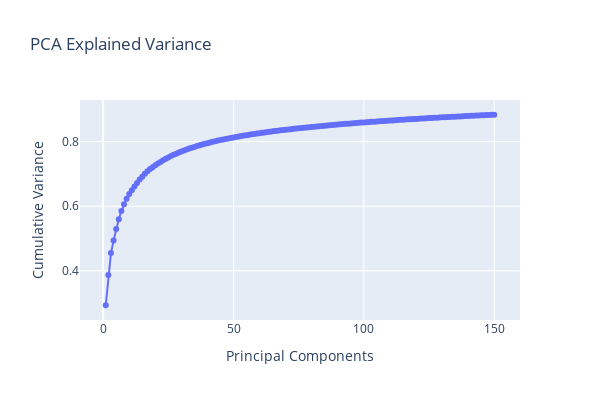

Notebook code cell kept with this figure:
### Code cell
base_path = "chest_xray"
categories = ["NORMAL", "PNEUMONIA"]

print("\nChest X-ray Analysis: Exploratory Data Analysis")
print(f"Dataset train split shape: {X_train.shape}")
print(f"X-ray image size: {X_train.shape[1]}x{X_train.shape[2]} pixels\n")

# Check class distribution
print(f"Class distribution in training set:")
print(f"NORMAL: {np.sum(y_train == 0)} ({np.mean(y_train == 0)*100:.1f}%)")
print(f"PNEUMONIA: {np.sum(y_train == 1)} ({np.mean(y_train == 1)*100:.1f}%)")

explained_variance = pca.explained_variance_ratio_
cumulative_variance = np.cumsum(explained_variance)

print(f"Explained variance by {n_components} components: {cumulative_variance[-1]*100:.2f}%")

fig = go.Figure()
fig.add_trace(
    go.Scatter(
        x=list(range(1, len(cumulative_variance) + 1)),
        y=cumulative_variance,
        mode="lines+markers",
        name="Cumulative Explained Variance",
    )
)
fig.update_layout(
    title="PCA Explained Variance",
    xaxis_title="Principal Components",
    yaxis_title="Cumulative Variance",
    height=400,
    width=600,
)
fig.show()

### Figure 1 — Plotly figure (JSON) as saved in the notebook; plotly's stock layout.template omitted (floating-point values rounded to 4 significant figures; data arrays with more than 128 entries replaced by an {"elided": "..."} marker saying what was removed)
{"data": [{"mode": "lines+markers", "name": "Cumulative Explained Variance", "type": "scatter", "x": {"elided": "150 int values"}, "y": {"elided": "150 float values"}}], "layout": {"height": 400, "title": {"text": "PCA Explained Variance"}, "width": 600, "xaxis": {"title": {"text": "Principal Components"}}, "yaxis": {"title": {"text": "Cumulative Variance"}}}}
